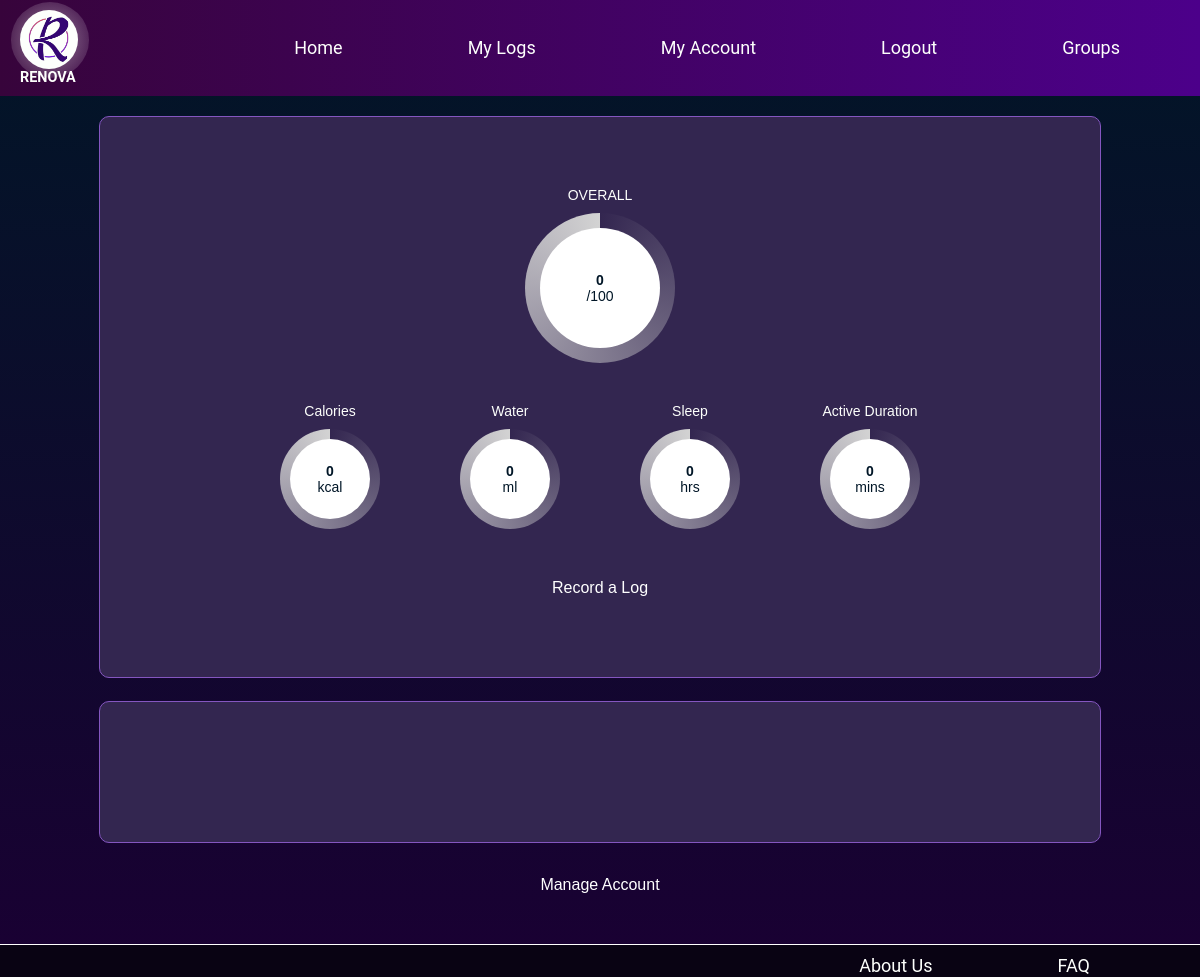
Page /renova/my-logs/ (signed in) on the earlier database version.
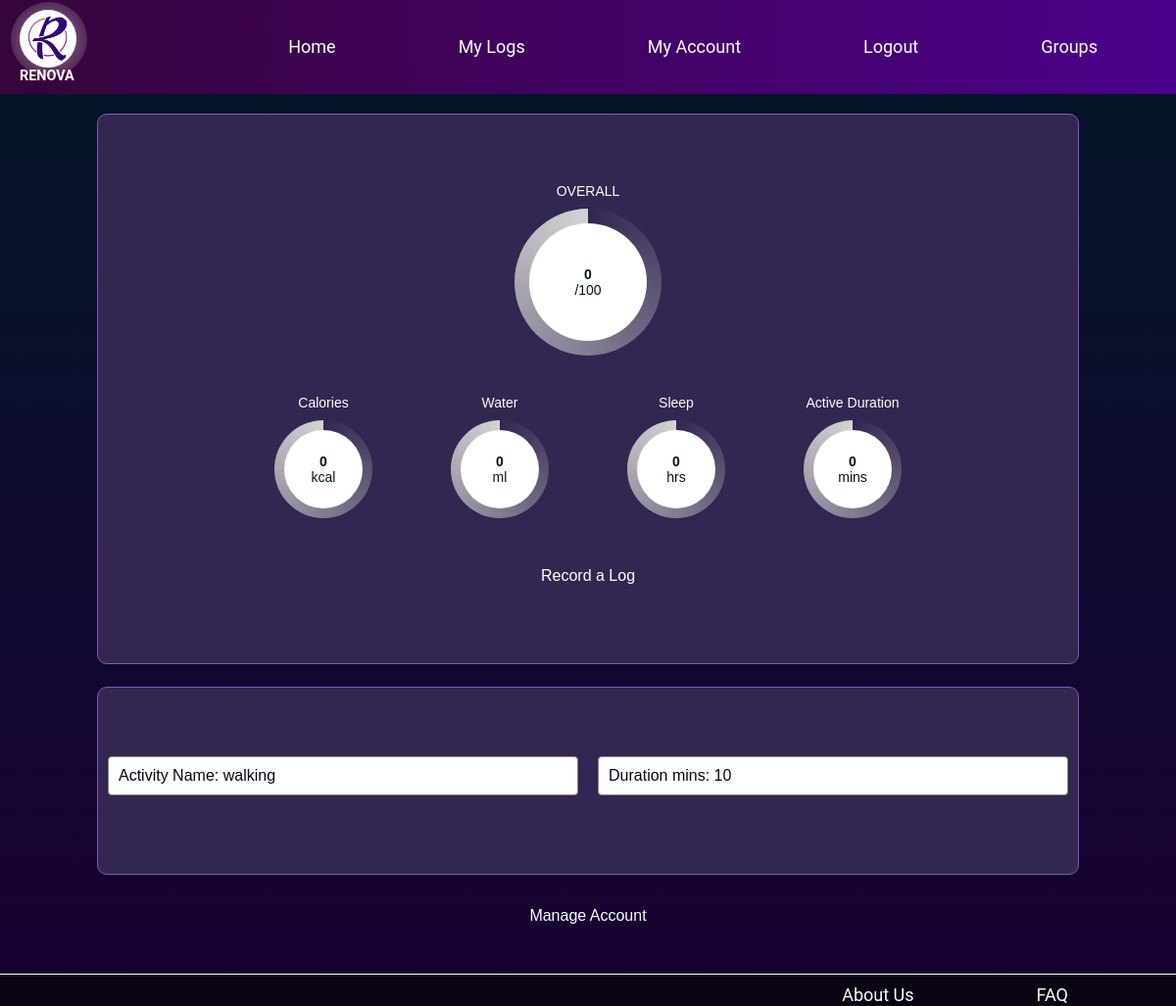
Same page on the later database version.
### renova/models.py (models this page shows, shortened)
class Activity(models.Model):
    name = models.CharField(max_length=200)
    duration = models.IntegerField()

### renova/views.py (the view)
# urls.py: path('my-logs/', views.my_logs, name='my_logs'),
@login_required
def my_logs(request):
    logs = Log.objects.all().filter(user=request.user).order_by("-creation_date")
    today_logs = Log.objects.all().filter(user=request.user).filter(creation_date=timezone.now())
    total_water = today_logs.aggregate(Sum('water'))['water__sum'] or 0
    total_calories = today_logs.aggregate(Sum('calories'))['calories__sum'] or 0
    total_sleep = today_logs.aggregate(Sum('sleep'))['sleep__sum'] or 0
    total_duration = today_logs.aggregate(total_duration=Sum('total_duration'))['total_duration'] or 0
    context_dict = {
        'logs' : logs,
        'total_water': total_water,
        'total_calories': total_calories,
        'total_sleep': total_sleep,
        'total_duration': total_duration,
    }
    return render(request, 'renova/my_logs.html', context=context_dict)

### templates/renova/my_logs.html (shortened to what this page needs)
{% extends "base.html" %}
{% load staticfiles %}
{% block content %}
<div class="my_logs middle">
  <div class="large-dial-container">
    <div class="dial-label">OVERALL</div>
    <div id="overall-dial" class="dial large-dial"><div class="dial-text"><strong>0</strong><br />/100</div></div>
  </div>
  <div class="small-dials-container">
    <div class="dial-container">
      <div class="dial-label">Calories</div>
      <div id="calorie-dial" class="dial"><div class="dial-text"><strong>{{ total_calories }}</strong><br />kcal</div></div>
    </div>
    <div class="dial-container">
      <div class="dial-label">Water</div>
      <div id="water-dial" class="dial"><div class="dial-text"><strong>{{ total_water }}</strong><br />ml</div></div>
    </div>
    <div class="dial-container">
      <div class="dial-label">Sleep</div>
      <div id="sleep-dial" class="dial"><div class="dial-text"><strong>{{ total_sleep }}</strong><br />hrs</div></div>
    </div>
    <div class="dial-container">
      <div class="dial-label">Active Duration</div>
      <div id="duration-dial" class="dial"><div class="dial-text"><strong>{{ total_duration }}</strong><br />mins</div></div>
    </div>
  </div>
  <div class="smallercont"><a href="{% url 'renova:record_log' %}">Record a Log</a></div>
</div>
<div class="middle columns">
  {% for log in logs %}
    {% for activity in log.activities.all %}
      <div class="activity-log">
        <div class="activity-name">
          <span>Activity Name: {{ activity.name }}</span>
        </div>
        <div class="activity-duration">
          <span>Duration mins: {{ activity.duration }}</span>
        </div>
      </div>
    {% endfor %}
  {% empty %}
    <div class="activity-log"></div>
    <p>You have no logs at the moment.</p>
  {% endfor %}
</div>
<div class="manage-account-container"><a href="{% url 'renova:my_account' %}">Manage Account</a></div>
{% endblock %}

### templates/base.html (shortened to what this page needs)
<!DOCTYPE html>
{% load staticfiles %}
<!DOCTYPE html>
<html lang="en">
<head>
    <link rel="stylesheet" href="{% static 'base.css' %}">
	<link rel="stylesheet" href="https://cdnjs.cloudflare.com/ajax/libs/font-awesome/6.0.0-beta3/css/all.min.css">
</head>
<body>
<header>
    <div id="logo" class="columns">
		<img src="{% static 'images/renova.png' %}" alt="Logo" />
    	RENOVA
    </div>
    <nav>
        <ul>
		<li><a href="{% url 'renova:index' %}">Home</a></li>
	{% if user.is_authenticated %}
		<li><a href="{% url 'renova:my_logs' %}">My Logs</a></li>
        <li><a href="{% url 'renova:my_account' %}">My Account</a></li>
		<li><a href="{% url 'auth_logout' %}">Logout</a></li>
	{% else %}
		<li><a href="{% url 'registration_register' %}">Sign Up</a></li>
		<li><a href="{% url 'auth_login' %}">Login</a></li>
	{% endif %}
		<li><a href="{% url 'renova:groups' %}">Groups</a></li>
        </ul>
    </nav>
</header>
<main>
    {% block content %}
    {% endblock %}
</main>
<footer>
	<nav>
		<ul>
		<li><a href="{% url 'renova:about_us' %}">About Us</a></li>
		<li><a href="{% url 'renova:faq' %}">FAQ</a></li>
		</ul>
	</nav>
</footer>
</body>
</html>

### static/base.css (style rules this page uses)
body, ul { margin: 0; padding: 0; }
body { font-family: Arial, sans-serif; display: flex; flex-direction: column; min-height: 100vh; background: linear-gradient(to top, #1a0033, #011627); color: #FDFFFC; }
header { background: linear-gradient(to right, #37043b, #4c008a); padding: 10px 20px; display: flex; justify-content: space-between; align-items: center; z-index: 1; }
nav ul { list-style-type: none; font-size: 1.5vw; }
nav ul li { display: inline; margin: 5vw; }
nav ul li a { text-decoration: none; color: #FDFFFC; font-family: 'Roboto', sans-serif; }
#logo { font-size : 1.2vw; width: 5%; height: 5%; font-family: 'Roboto', sans-serif; font-weight: bold; position: relative; z-index: 2; }
#logo::after { content: ""; display: block; width: 135%; height: 100%; background: radial-gradient(circle at center, rgba(255, 255, 255, 0.5) 0%, transparent 100%); border-radius: 50%; position: absolute; top: -10%; left: -16%; z-index: 3; }
#logo img { background-color: #FDFFFC; border-radius: 50%; padding: 5%; z-index: 4; }
main { padding : 20px ; flex: 1 0 auto; }
.middle { margin: auto; margin-bottom: 2%; width: 1000px; border: 1px solid rgb(132, 86, 192); padding: 70px 0; border-radius: 10px; text-align: center; background-color: rgb(51, 38, 80); }
main > div { display: flex; }
footer { flex-shrink: 0; text-align: right; margin-top: 20px; padding-top: 10px; padding-right: 50px; border-top: 1px solid #ffffff; background-color: #090313; color: #ffffff; }
.columns { display: flex; flex-direction: column; }
.my_logs { display: flex; flex-direction: column; align-items: center; }
.large-dial-container, .small-dials-container { display: flex; flex-direction: column; align-items: center; }
.small-dials-container { flex-direction: row; justify-content: center; }
.dial-container { display: flex; flex-direction: column; align-items: center; margin: 10% 10%; }
.dial { width: 100px; height: 100px; border-radius: 50%; position: relative; background: lightgrey; color: #011627; }
.large-dial { width: 150px; height: 150px; }
.dial-label { margin-bottom: 10px; text-align: center; font-size: 14px; }
.dial::before { content: ""; position: absolute; top: 10%; left: 10%; width: 80%; height: 80%; border-radius: 50%; background: #ffffff; }
.large-dial::before { top: 10%; left: 10%; width: 80%; height: 80%; }
.dial-text { position: absolute; top: 50%; left: 50%; transform: translate(-50%, -50%); text-align: center; font-size: 14px; }
#calorie-dial { background: conic-gradient(red 0%, rgb(255, 123, 0) 50%, transparent 50%, lightgrey 100%); }
#water-dial { background: conic-gradient(aqua 0%, rgb(0, 255, 200) 25%, transparent 25%, lightgrey 100%); }
#sleep-dial { background: conic-gradient(rgb(36, 0, 119) 0%, rgb(204, 0, 255) 75%, transparent 75%, lightgrey 100%); }
#duration-dial { background: conic-gradient(rgb(255, 166, 0) 0%, rgb(236, 228, 109) 100%, transparent 100%, lightgrey 100%); }
#overall-dial { background: conic-gradient(rgb(0, 143, 83) 0%, rgb(0, 255, 136) 78%, transparent 78%, lightgrey 100%); }
.activity-log { display: flex; justify-content: space-between; width: 100%; margin-bottom: 10px; }
.activity-name, .activity-duration { flex-basis: 48%; margin: 0 10px; background-color: white; padding: 10px; border: 1px solid #878484; border-radius: 4px; display: flex; align-items: left; color: #090313; text-align: left; }
.activity-name span, .activity-duration span { display: block; width: 100%; color: #090313; }
.smallercont { width: 50%; margin: auto; text-align: center; color: white; }
.smallercont a { color: white; display: inline-block; padding: 10px 20px; text-decoration: none; }
.manage-account-container { text-align: center; width: 100%; }
.manage-account-container a { color: white; display: inline-block; margin: 0 auto; padding: 10px; text-decoration: none; }

Differences in the rows shown:
added Activity: name "walking", duration "10"
